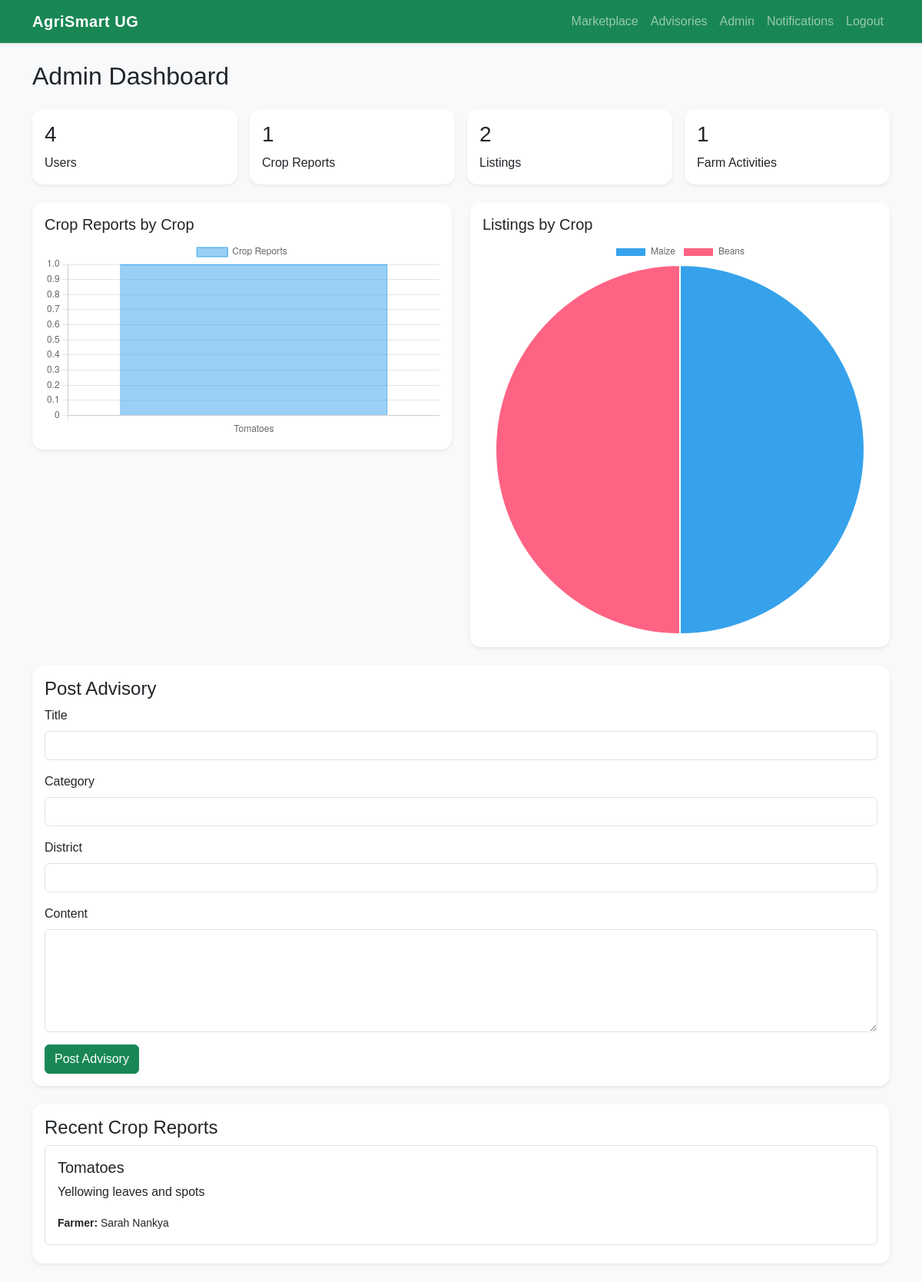
The page /admin/ (signed in) on the database its author committed.
### app/models.py (models this page shows, shortened)
class CropReport(db.Model):
    id = db.Column(db.Integer, primary_key=True)
    farmer_id = db.Column(db.Integer, db.ForeignKey("user.id"), nullable=False)
    crop_name = db.Column(db.String(100), nullable=False)
    symptom_description = db.Column(db.Text, nullable=False)
    image_path = db.Column(db.String(255))
    suspected_issue = db.Column(db.String(150))
    recommendation = db.Column(db.Text)
    status = db.Column(db.String(50), default="pending")
    submitted_at = db.Column(db.DateTime, default=datetime.utcnow)

class User(UserMixin, db.Model):
    id = db.Column(db.Integer, primary_key=True)
    full_name = db.Column(db.String(120), nullable=False)
    email = db.Column(db.String(120), unique=True, nullable=False)
    phone = db.Column(db.String(30))
    password_hash = db.Column(db.String(255), nullable=False)
    role = db.Column(db.String(30), default="farmer")
    district = db.Column(db.String(100))
    created_at = db.Column(db.DateTime, default=datetime.utcnow)
    farmer_profile = db.relationship("FarmerProfile", backref="user", uselist=False, cascade="all, delete-orphan")
    crop_reports = db.relationship("CropReport", backref="farmer", lazy=True, cascade="all, delete-orphan")
    produce_listings = db.relationship("ProduceListing", backref="farmer", lazy=True, cascade="all, delete-orphan")
    farm_activities = db.relationship("FarmActivity", backref="farmer", lazy=True, cascade="all, delete-orphan")
    notifications = db.relationship("Notification", backref="user", lazy=True, cascade="all, delete-orphan")

### app/routes/admin.py (the view, shortened to what this page needs)
@admin_bp.route("/", methods=["GET", "POST"])
@login_required
@roles_required("admin")
def dashboard():
    form = AdvisoryForm()
    users_count = User.query.count()
    reports_count = CropReport.query.count()
    listings_count = ProduceListing.query.count()
    activities_count = FarmActivity.query.count()
    recent_reports = CropReport.query.order_by(CropReport.submitted_at.desc()).limit(5).all()
    crop_report_counts = {}
    for report in CropReport.query.all():
        crop_report_counts[report.crop_name] = crop_report_counts.get(report.crop_name, 0) + 1
    listing_counts = {}
    for listing in ProduceListing.query.all():
        listing_counts[listing.crop_name] = listing_counts.get(listing.crop_name, 0) + 1
    return render_template(
        "admin/dashboard.html",
        form=form,
        users_count=users_count,
        reports_count=reports_count,
        listings_count=listings_count,
        activities_count=activities_count,
        recent_reports=recent_reports,
        crop_chart_labels=list(crop_report_counts.keys()),
        crop_chart_values=list(crop_report_counts.values()),
        listing_chart_labels=list(listing_counts.keys()),
        listing_chart_values=list(listing_counts.values())
    )

### app/forms.py
class AdvisoryForm(FlaskForm):
    title = StringField("Title", validators=[DataRequired()])
    category = StringField("Category", validators=[Optional()])
    district = StringField("District", validators=[Optional()])
    content = TextAreaField("Content", validators=[DataRequired()])
    submit = SubmitField("Post Advisory")

### app/models.py (called while the page is built)
@login_manager.user_loader
def load_user(user_id):
    return User.query.get(int(user_id))

### app/templates/admin/dashboard.html (shortened to what this page needs)
{% extends "base.html" %}
{% block content %}
<h2 class="mb-4">Admin Dashboard</h2>
<div class="row g-3 mb-4">
    <div class="col-md-3">
        <div class="card shadow-sm">
            <div class="card-body">
                <h3>{{ users_count }}</h3>
                <p class="mb-0">Users</p>
            </div>
        </div>
    </div>
    <div class="col-md-3">
        <div class="card shadow-sm">
            <div class="card-body">
                <h3>{{ reports_count }}</h3>
                <p class="mb-0">Crop Reports</p>
            </div>
        </div>
    </div>
    <div class="col-md-3">
        <div class="card shadow-sm">
            <div class="card-body">
                <h3>{{ listings_count }}</h3>
                <p class="mb-0">Listings</p>
            </div>
        </div>
    </div>
    <div class="col-md-3">
        <div class="card shadow-sm">
            <div class="card-body">
                <h3>{{ activities_count }}</h3>
                <p class="mb-0">Farm Activities</p>
            </div>
        </div>
    </div>
</div>
<div class="row g-4 mb-4">
    <div class="col-lg-6">
        <div class="card shadow-sm">
            <div class="card-body">
                <h5>Crop Reports by Crop</h5>
                <canvas id="cropReportsChart"></canvas>
            </div>
        </div>
    </div>
    <div class="col-lg-6">
        <div class="card shadow-sm">
            <div class="card-body">
                <h5>Listings by Crop</h5>
                <canvas id="listingsChart"></canvas>
            </div>
        </div>
    </div>
</div>
<div class="card shadow-sm mb-4">
    <div class="card-body">
        <h4>Post Advisory</h4>
        <form method="POST">
            <div class="mb-3">{{ form.title.label(class="form-label") }}{{ form.title(class="form-control") }}</div>
            <div class="mb-3">{{ form.category.label(class="form-label") }}{{ form.category(class="form-control") }}
            </div>
            <div class="mb-3">{{ form.district.label(class="form-label") }}{{ form.district(class="form-control") }}
            </div>
            <div class="mb-3">{{ form.content.label(class="form-label") }}{{ form.content(class="form-control",
                rows="5") }}</div>
            {{ form.submit(class="btn btn-success") }}
        </form>
    </div>
</div>
<div class="card shadow-sm">
    <div class="card-body">
        <h4>Recent Crop Reports</h4>
        {% for report in recent_reports %}
        <div class="border rounded p-3 mb-2">
            <h5>{{ report.crop_name }}</h5>
            <p>{{ report.symptom_description }}</p>
            <small><strong>Farmer:</strong> {{ report.farmer.full_name }}</small>
        </div>
        {% endfor %}
    </div>
</div>
{% endblock %}
{% block scripts %}
<script>
    const cropReportsChart = new Chart(document.getElementById('cropReportsChart'), {
        type: 'bar',
        data: {
            labels: {{ crop_chart_labels| tojson }},
    datasets: [{
        label: 'Crop Reports',
        data: {{ crop_chart_values| tojson }},
        borderWidth: 1
            }]
        },
    options: {
        responsive: true,
            scales: { y: { beginAtZero: true } }
    }
    });
    const listingsChart = new Chart(document.getElementById('listingsChart'), {
        type: 'pie',
        data: {
            labels: {{ listing_chart_labels| tojson }},
    datasets: [{
        label: 'Listings',
        data: {{ listing_chart_values| tojson }}
            }]
        },
    options: {
        responsive: true
    }
    });
</script>
{% endblock %}

### app/static/css/style.css (style rules this page uses)
body { font-family: Arial, sans-serif; }
.card { border: none; border-radius: 14px; }

### rows shown on the page
CropReport: crop_name "Tomatoes", symptom_description "Yellowing leaves and spots", farmer.full_name "Sarah Nankya"

### other values the page prints
{{ users_count }} "4"
{{ reports_count }} "1"
{{ listings_count }} "2"
{{ activities_count }} "1"
chart data {{ crop_chart_labels| tojson }} ["Tomatoes"]
chart data {{ crop_chart_values| tojson }} [1]
chart data {{ listing_chart_labels| tojson }} ["Maize", "Beans"]
chart data {{ listing_chart_values| tojson }} [1, 1]
